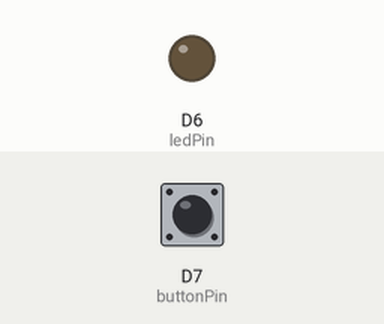
Recording of a program running on a simulated ESP8266 (NodeMCU). Parts: output pins drawn as LEDs (lit = HIGH). The inputs (shaded band) are chosen by the test bench; at power-on: D7 (buttonPin) LOW. WiFi joins after 1.5 s; servers stay silent unless stated; no MQTT or app messages arrive unless stated; what the program prints to the serial monitor is not drawn.

Above: at 2.7 s.
2.8 s: D7 (buttonPin) pulled HIGH for 0.15 s
At 3.5 s:
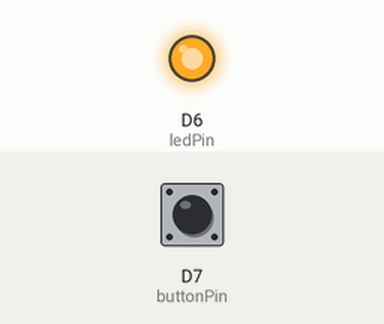
5.9 s: D7 (buttonPin) pulled HIGH for 1 s
At 8.6 s:
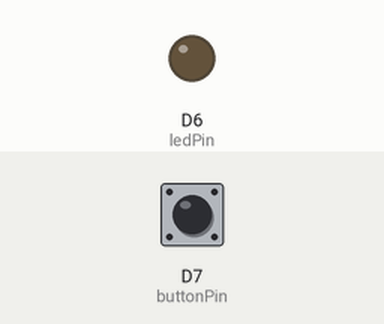
9.4 s: D7 (buttonPin) pulled HIGH for 3.2 s
At 9.7 s:
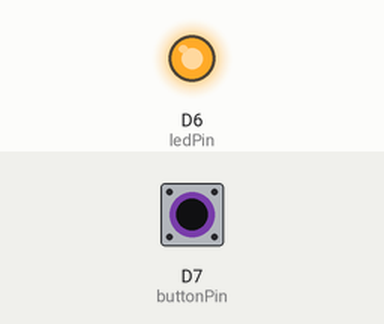
Timing chart, 0 to 14.9 s (numbered marks = the images above; inputs shaded):
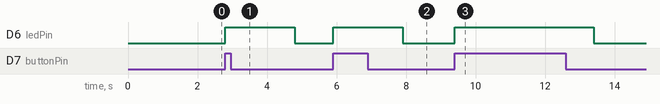

Measured:
- after the input at 2.8 s, D6 (ledPin): LOW → HIGH at once, → LOW 2.0 s later
- after the input at 5.9 s, D6 (ledPin): LOW → HIGH at once, → LOW 2.0 s later
- after the input at 9.4 s, D6 (ledPin): LOW → HIGH at once, → LOW 4.0 s later

The program:

main.cpp
```cpp
#include <Arduino.h>

#include <ESP8266WiFi.h>
#include <PubSubClient.h>
// Definir los parámetros de la red WiFi
const char* ssid = "datacenter";
const char* password = "NOv22$1nicI0";

// Definir los parámetros del broker MQTT
const char* mqtt_server = "170.10.10.68";
const int mqtt_port = 1883; // Puerto predeterminado para MQTT
const char* mqtt_user = "adminmqtt";
const char* mqtt_password = "Ia$247";
const char* alarm_topic = "Datacenter/Alarm_02"; // Definir el tópico MQTT para publicar el estado de la alarma

WiFiClient espClient;
PubSubClient client(espClient);

// the number of the pushbutton pin
const int buttonPin = D7;
// the number of the LED pin
const int ledPin = D6;
// variables will change:
int buttonState = 0;  // variable for reading the pushbutton status

void setup_wifi() {
  delay(10);
  // Conectar a la red WiFi
  Serial.println();
  Serial.print("Conectando a ");
  Serial.println(ssid);

  WiFi.begin(ssid, password);

  while (WiFi.status() != WL_CONNECTED) {
    delay(500);
    Serial.print(".");
  }

  Serial.println("");
  Serial.println("Conexión WiFi establecida");
  Serial.print("Dirección IP: ");
  Serial.println(WiFi.localIP());
}

void callback(char* topic, byte* payload, unsigned int length) {
  // No necesitamos un callback en este ejemplo
}

void reconnect() {
  // Loop hasta que estemos reconectados
  while (!client.connected()) {
    Serial.print("Intentando conexión MQTT...");

    if (client.connect("ESP8266Client", mqtt_user, mqtt_password)) {
      Serial.println("Conectado al broker MQTT");
    } else {
      Serial.print("falló, rc=");
      Serial.print(client.state());
      Serial.println(" Intentando nuevamente en 5 segundos");
      delay(5000);
    }
  }
}

void setup() {
  Serial.begin(115200);
  pinMode(buttonPin, INPUT);
  pinMode(ledPin, OUTPUT);
  setup_wifi();
  client.setServer(mqtt_server, mqtt_port);
  client.setCallback(callback);
}

void loop() {
  if (!client.connected()) {
    reconnect();
  }
  client.loop();

  // read the state of the pushbutton value:
  buttonState = digitalRead(buttonPin);

  // check if the pushbutton is pressed. If it is, the buttonState is HIGH:
  if (buttonState == HIGH) {
    client.publish(alarm_topic, "Pulsador apretado - Hay movimiento"); // Publicar el estado de disparo de la alarma cuando se detecta movimiento
    digitalWrite(ledPin, HIGH); // turn LED on:
    delay(2000); // Esperar segundos antes de volver a publicar para evitar múltiples publicaciones consecutivas
  } else {
    client.publish(alarm_topic, "Pulsador no apretado - No hay movimiento");
    digitalWrite(ledPin, LOW); // turn LED off:
  }


  // Puedes agregar más lógica aquí según tus necesidades, como apagar la alarma después de cierto tiempo, etc.
}
```
